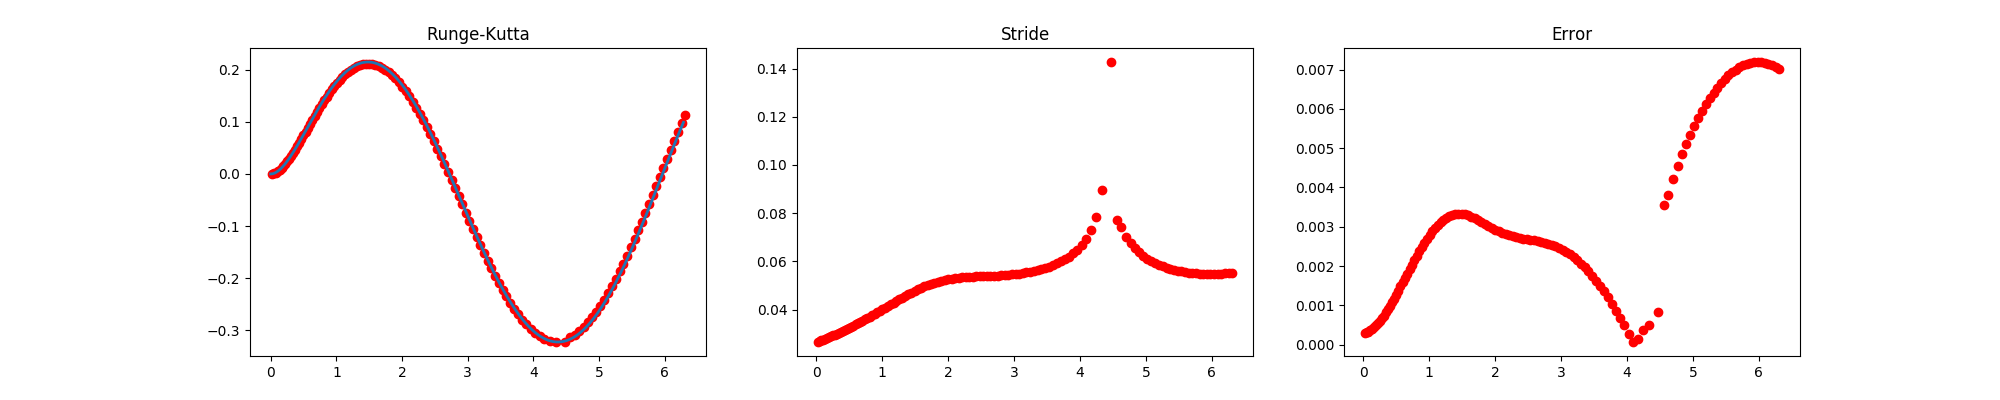

Generate this figure with Python:
#! /usr/bin/env python3
# -*- using: utf-8 -*-

import numpy as np
import matplotlib.pyplot as plt

# 厳密解
# y(x) = -1/2 * e^-x + 2/5 * e^-2x + 3/10 * sin(x) + 1/10 * cos(x)

# Felberg Butcher
A = [
[0, 0, 0, 0, 0, 0],
[1.0/4, 0, 0, 0, 0, 0],
[3.0/32, 9.0/32, 0, 0, 0, 0],
[1932.0/2197, -7200.0/2197, 7296.0/2197, 0, 0, 0],
[439.0/216, -8.0, 3680.0/513, -845.0/4104, 0, 0],
[-8.0/27, 2.0, -3544.0/2565, 1859.0/4104, -11.0/40, 0]
]
c = [0, 1.0/4, 3.0/8, 12.0/13, 1.0, 1.0/2]
b5 = [16.0/135, 0, 6656.0/12825, 28561.0/56430, -9.0/50, 2.0/55]
b4 = [25.0/216, 0, 1408.0/2565, 2197.0/4104, -1.0/5, 0]

def funy(x, y):
    return (-1 / 2.0) * np.exp(-x) + (2 / 5.0) * np.exp(-2 * x) + (3 / 10.0) * np.sin(x) + (1 / 10.0) * np.cos(x)

# dy/dx
def dy(x, y):
    return (1 / 2.0) * np.exp(-x) - (4 / 5.0) * np.exp(-2 * x) + (3 / 10.0) * np.cos(x) - (1 / 10.0) * np.sin(x)

# dg/dx
def dg(x, y):
    return np.cos(x) - 3 * dy(x, y) - 2 * y

e_tol = 1e-10
alpha = 0.5
x = 0
y = 0
g = 0
h = 0.01

fig, (axL, axM, axR) = plt.subplots(ncols=3, figsize=(20,4))

while x <= 2 * np.pi:
    while True:
        fy = [0, 0, 0, 0, 0, 0]
        fg = [0, 0, 0, 0, 0, 0]
        for k in range(6):
            fy[k] = dy(x + h * c[k], y + h * sum([A[k][j] * fy[j] for j in range(6)]))
            fg[k] = dg(x + h * c[k], y + h * sum([A[k][j] * fg[j] for j in range(6)]))
        ny1 = y + h * sum([b5[j] * fy[j] for j in range(6)])
        ny2 = y + h * sum([b4[j] * fy[j] for j in range(6)])
        ng1 = g + h * sum([b5[j] * fg[j] for j in range(6)])
        ng2 = g + h * sum([b4[j] * fg[j] for j in range(6)])

        T = ny1 - ny2
        if T >= e_tol:
            h = h / 2.0
        else:
            h = alpha * h * np.power(e_tol / np.abs(T), 1 / 5.0)
            y = ny1
            g = ng1
            x = x + h
            break
    axL.plot(x, y, c='red', marker='o')
    axM.plot(x, h, c='red', marker='o')
    axR.plot(x, np.abs(funy(x, y) - y), c='red', marker='o')

t = np.linspace(0, 2 * np.pi, 1000)
axL.plot(t, funy(t, t), linewidth=2)

axL.set_title('Runge-Kutta')
axM.set_title('Stride')
axR.set_title('Error')

plt.savefig('kadai4.png')
